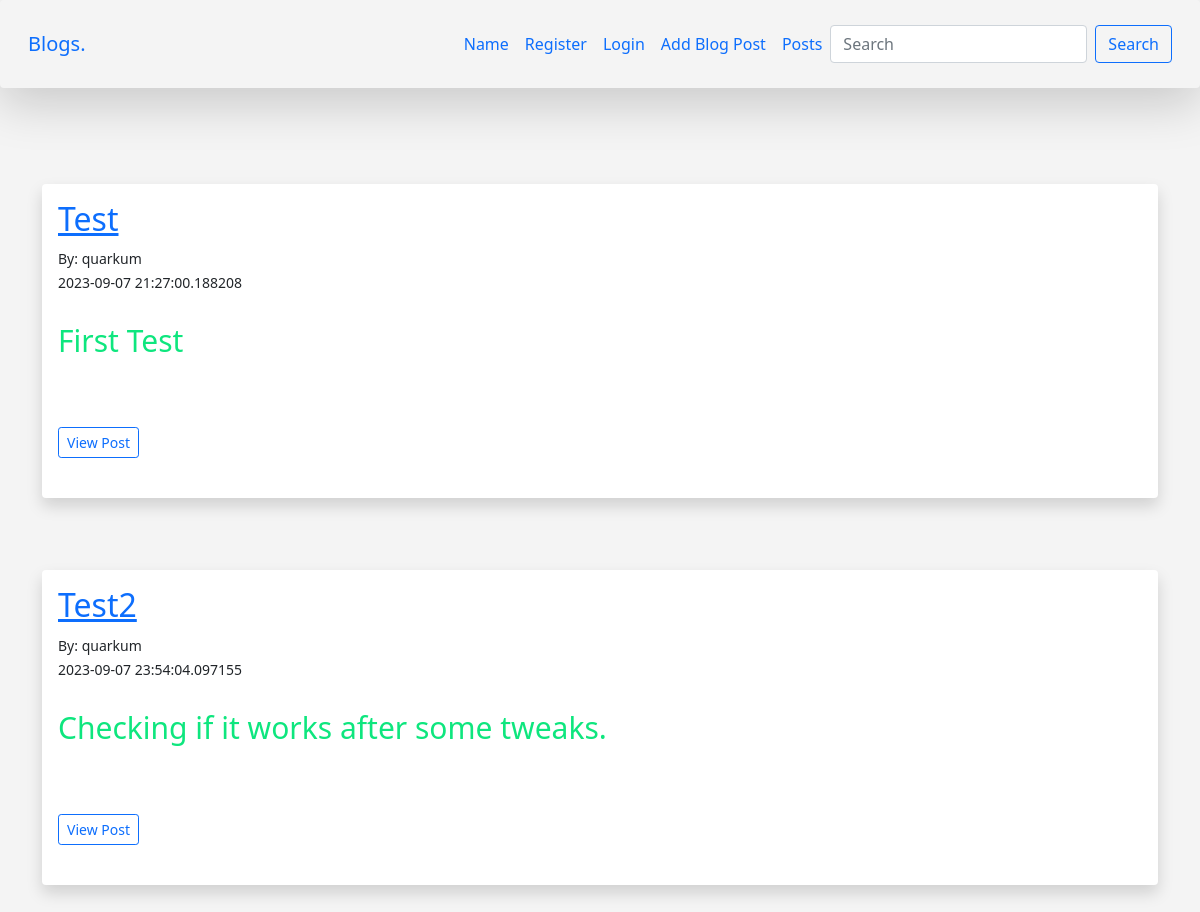
Page /posts on the earlier database version.
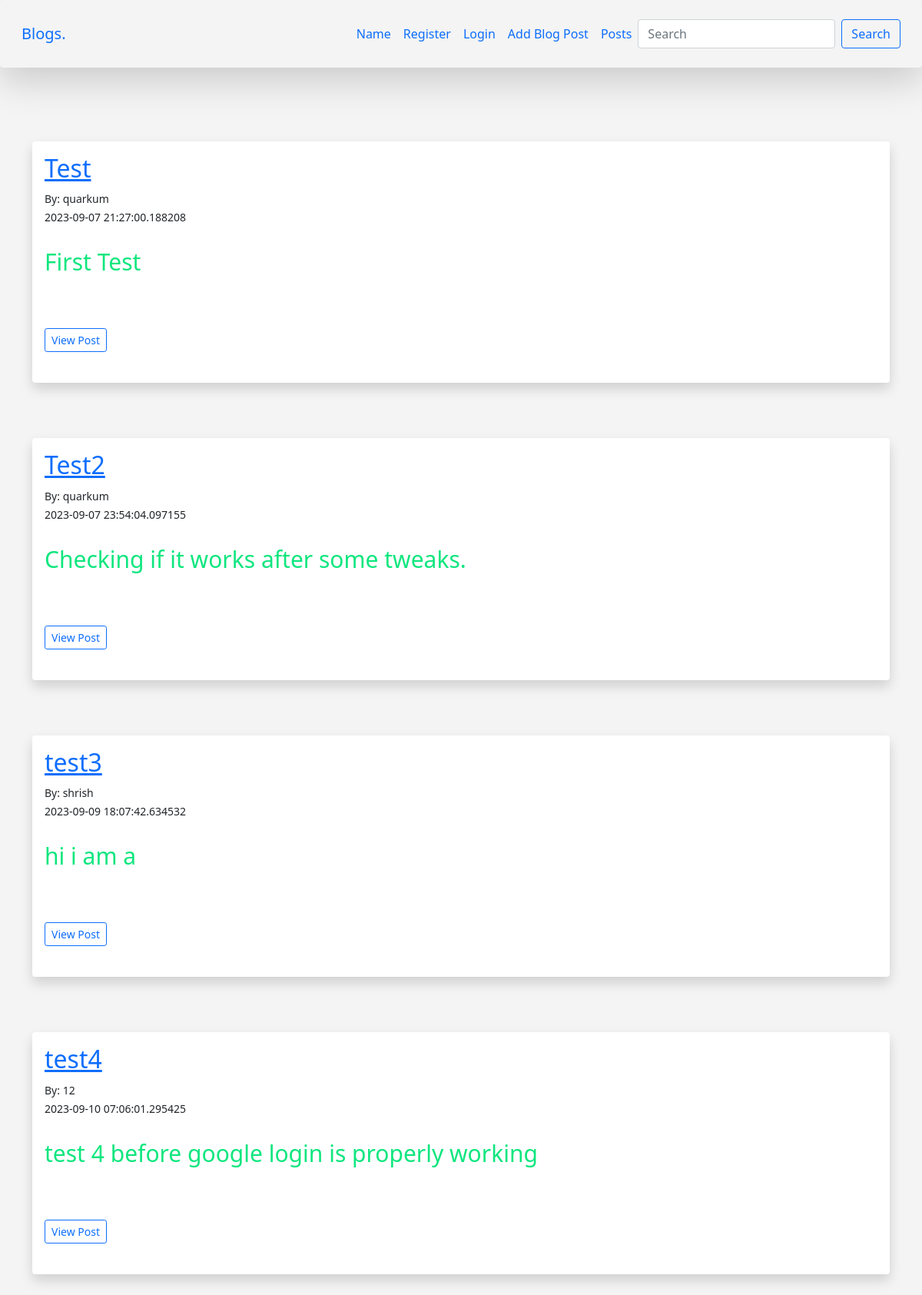
Same page on the later database version.
### app.py (models this page shows, shortened)
class Posts(db.Model):
	id = db.Column(db.Integer, primary_key=True)
	title = db.Column(db.String(255))
	content = db.Column(db.Text)
	date_posted = db.Column(db.DateTime, default=datetime.utcnow)
	slug = db.Column(db.String(255))
	poster_id = db.Column(db.Integer, db.ForeignKey('users.id'))

class Users(db.Model, UserMixin):
	id = db.Column(db.Integer, primary_key=True)
	username = db.Column(db.String(20), nullable=False, unique=True)
	name = db.Column(db.String(200), nullable=False)
	email = db.Column(db.String(120), nullable=False, unique=True)
	about_author = db.Column(db.Text(500), nullable=True)
	date_added = db.Column(db.DateTime, default=datetime.utcnow)
	profile_pic = db.Column(db.String(), nullable=True)
	password_hash = db.Column(db.String(128))
	posts = db.relationship('Posts', backref='poster')
	@property
	def password(self):
		raise AttributeError('password is not a readable attribute!')

### app.py (the view)
@app.route('/posts')
def posts():
	posts = Posts.query.order_by(Posts.date_posted)
	return render_template("posts.html", posts=posts)

### webforms.py
class SearchForm(FlaskForm):
	searched = StringField("Searched", validators=[DataRequired()])
	submit = SubmitField("Submit")

### app.py (called while the page is built)
@app.context_processor
def base():
	form = SearchForm()
	return dict(form=form)

### templates/posts.html (shortened to what this page needs)
{% extends 'base.html' %}
{% block content %}
<br/>
{% for post in posts %}
<div class="shadow p-3 mb-5 bg-body rounded">
	<h2><a href="{{ url_for('post', id=post.id)}}">{{ post.title }}</a></h2>
	<small>By: {{ post.poster.name }}<br/>
	{{ post.date_posted }}</small> <br/><br/>
	{{ post.content|safe }}
	<br/><br/>
	<a href="{{ url_for('post', id=post.id)}}" class="btn btn-outline-primary btn-sm">View Post</a>
	<br/><br/>
</div>
<br/>
{% endfor %}
{% endblock %}

### templates/base.html (shortened to what this page needs)
<!doctype html>
<html lang="en">
  <head>
    <link href="https://cdn.jsdelivr.net/npm/bootstrap@5.0.0-beta1/dist/css/bootstrap.min.css" rel="stylesheet">
    <link href="{{ url_for('static', filename='css/style.css') }}" rel="stylesheet">
  </head>
  <body>
    {% include 'navbar.html' %}
    <br/>
    <div class="container">
		{% block content %}
		{% endblock %}
	</div>
  </body>
</html>

### templates/navbar.html (shortened to what this page needs)
<div class="shadow-lg p-3 mb-5 bg-body-secondary rounded">
<nav class="navbar navbar-expand-lg bg-body-tertiary">
  <div class="container-fluid">
    <a class="navbar-brand" href="{{ url_for('index') }}">Blogs.</a>
    <div class="collapse navbar-collapse" id="navbarSupportedContent">
      <ul class="navbar-nav ms-auto mb-2 mb-lg-0">
        <li class="nav-item">
          <a class="nav-link" href="{{ url_for('name')}}">Name</a>
        </li>
        {% if current_user.is_authenticated %}
          <li class="nav-item">
            <a class="nav-link" href="{{ url_for('dashboard')}}">Dashboard</a>
          </li>
          {% if current_user.id == 1 %}
          <li class="nav-item">
            <a class="nav-link" href="{{ url_for('admin')}}">Admin</a>
          </li>
          {% endif %}
          <li class="nav-item">
            <a class="nav-link" href="{{ url_for('logout')}}">Logout</a>
          </li>
        {% else %}
          <li class="nav-item">
            <a class="nav-link" href="{{ url_for('add_user')}}">Register</a>
          </li>
          <li class="nav-item">
            <a class="nav-link" href="{{ url_for('login')}}">Login</a>
          </li>
        {% endif %}
        <li class="nav-item">
          <a class="nav-link" href="{{ url_for('add_post')}}">Add Blog Post</a>
        </li>
          <li class="nav-item">
          <a class="nav-link" href="{{ url_for('posts')}}">Posts</a>
        </li>
      </ul>
      <form class="d-flex" role="search">
        <form method="POST" action="{{ url_for('search')}}" class="d-flex">
          <input class="form-control me-2" type="search" placeholder="Search" aria-label="Search" name="searched">
        <button class="btn btn-outline-primary" type="submit">Search</button>
      </form>
    </div>
  </div>
</nav>
</div>

### static/css/style.css (style rules this page uses)
body { background: #f4f4f4; }
p { color: rgb(14, 230, 126); font-size:30px; }

Differences in the rows shown:
added Posts: title "test3", poster.name "shrish", date_posted "2023-09-09 18:07:42.634532", content "hi i am a"
added Posts: title "test4", poster.name "12", date_posted "2023-09-10 07:06:01.295425", content "test 4 before google login is properly working"
